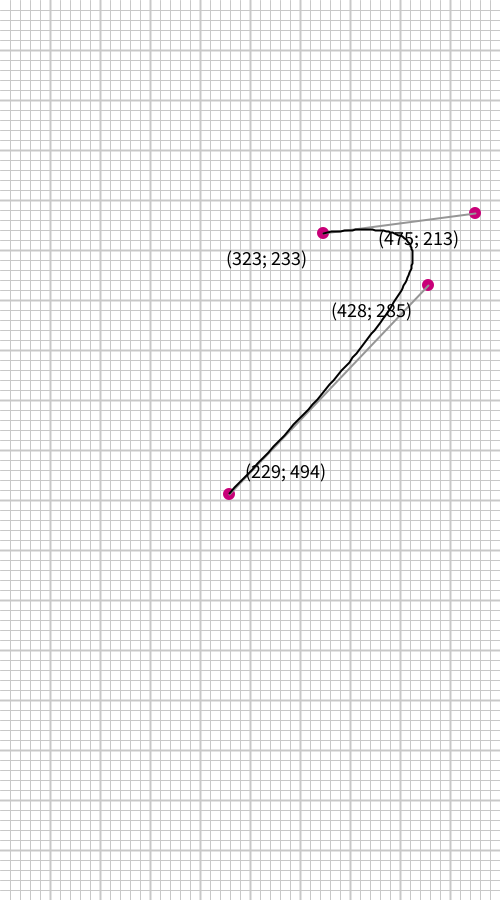
Frame 1 (no input)
Frame 60 (the mouse pressed at the canvas centre just before this capture): identical to frame 1, image omitted
Frame 120 (the mouse held since frame 60 and released just before this capture): identical to frame 1, image omitted

The Processing sketch that drew this single still picture (run headless with seeded random() and noise(); from frame 60 on, the mouse is pressed at the canvas centre):

// Processing sketch: Bezier_Canvas
// ── Bezier_Canvas.pde
int X_MINOR_STEP = 10;
int X_MAJOR_STEP = 50;
int Y_MINOR_STEP = 10;
int Y_MAJOR_STEP = 50;

int draggingIndex = -1;

int[][] points;

float distSq(int[] p0, int px1, int py1) {
  return (px1 - p0[0])*(px1 - p0[0]) + (py1 - p0[1])*(py1 - p0[1]);
}

void drawGrids() {
  stroke(200);
  
  strokeWeight(1);
  for (int x = X_MINOR_STEP; x < width; x += X_MINOR_STEP) {
    line(x, 0, x, height);
  }
  
  for (int y = Y_MINOR_STEP; y < height; y += Y_MINOR_STEP) {
    line(0, y, width, y);
  }
  
  strokeWeight(2);
  for (int x = X_MAJOR_STEP; x < width; x += X_MAJOR_STEP) {
    line(x, 0, x, height);
  }
  
  for (int y = Y_MAJOR_STEP; y < height; y += Y_MAJOR_STEP) {
    line(0, y, width, y);
  }
}

void drawPoints() {
  noStroke();
  
  fill(200, 0, 120);
  for (int[] point : points) {
    circle(point[0], point[1], 12);
  }
  
  stroke(150);
  line(points[0][0], points[0][1], points[1][0], points[1][1]);
  line(points[2][0], points[2][1], points[3][0], points[3][1]);
}

void drawPointLabels() {
  fill(0);
  textSize(20);
  int offset = 16;
  for (int[] point : points) {
    int x;
    if (point[0] < width / 2) {
      x = point[0] + offset;
      textAlign(LEFT);
    } else {
      x = point[0] - offset;
      textAlign(RIGHT);
    }
    
    int y = point[1] + (point[1] < height / 2 ? 2 * offset : -offset);
    String coords = String.format("(%d; %d)", point[0], point[1]);
    
    text(coords, x, y);
  }
}

void drawBezier() {
  noFill();
  stroke(0);
  beginShape();
  for (float t = 0; t < 1; t += 0.01) {
    float x = pow(1-t, 3) * points[0][0] + 
        3 * pow(1-t, 2) * t * points[1][0] +
        3 * (1-t) * pow(t, 2) * points[2][0] +
        pow(t, 3) * points[3][0];
    float y = pow(1-t, 3) * points[0][1] + 
        3 * pow(1-t, 2) * t * points[1][1] +
        3 * (1-t) * pow(t, 2) * points[2][1] +
        pow(t, 3) * points[3][1];
    vertex(x, y);
  }
  endShape();
}

void keyPressed() {
  if (key == ' ') {
    println(String.format("(%d; %d)", points[0][0], points[0][1])); 
    println(String.format("(%d; %d)", points[1][0], points[1][1])); 
    println(String.format("(%d; %d)", points[2][0], points[2][1])); 
    println(String.format("(%d; %d)", points[3][0], points[3][1])); 
    println();
  }
}

void mouseDragged() {
  points[draggingIndex] = new int[] { mouseX, mouseY };
}

void mousePressed() {
  float closestDistance = 99999;
  for (int i = 0; i < 4; i++) {
    float distance = distSq(points[i], mouseX, mouseY);
    if (distance < closestDistance) {
      closestDistance = distance;
      draggingIndex = i;
    }
  }
}

void setup() {
  //fullScreen();
  size(500, 900);
  background(255);
  
  points = new int[][] {
    { int(random(width)), int(random(height)) },
    { int(random(width)), int(random(height)) },
    { int(random(width)), int(random(height)) },
    { int(random(width)), int(random(height)) },
  };
}

void draw() {
  background(255);
  
  drawGrids();
  
  drawPoints();
  drawPointLabels();
  
  drawBezier();
}
